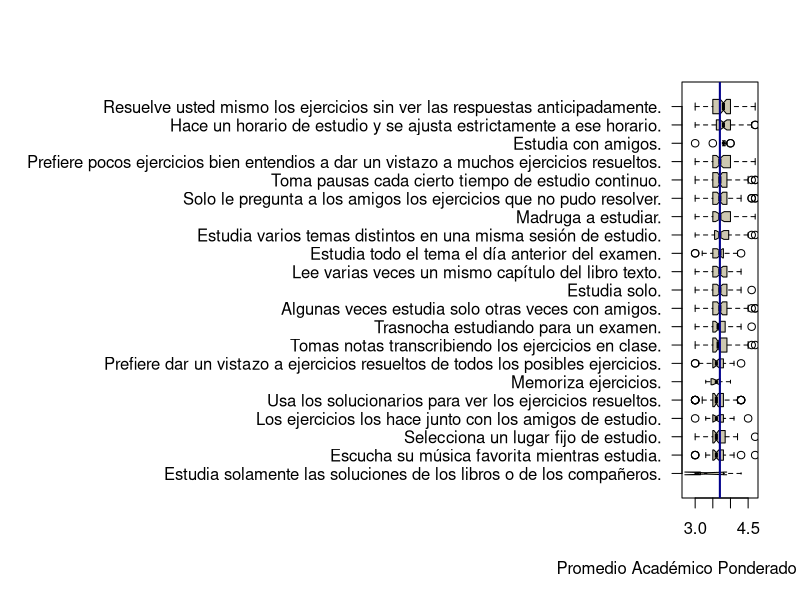
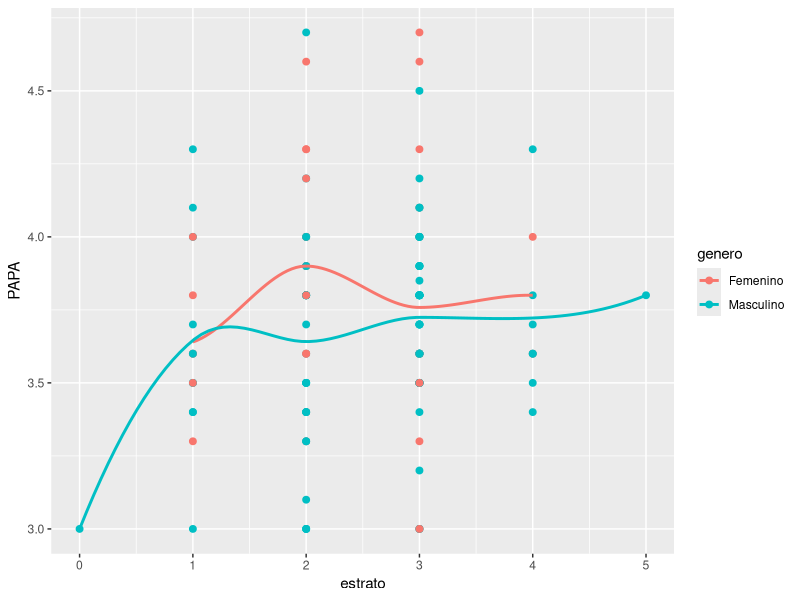
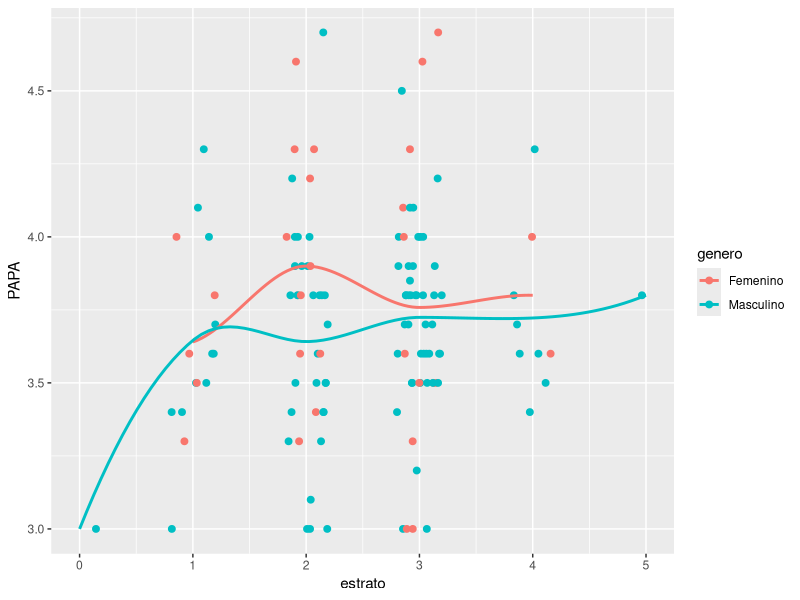

These figures' R source, in order:
## ---- chunk 1
knitr::opts_chunk$set(echo = FALSE,
                      message = FALSE,
                      warning = FALSE)
options(width = 120)
## ---- chunk 2
library(tidyverse)
## ---- chunk 3
enc_habit <- read.csv2("Encuesta_habitos.csv", 
                       encoding = "UTF-8",
                       dec = ".")
## ---- chunk 4
head(enc_habit)
## ---- chunk 5
tail(enc_habit)
## ---- chunk 6
enc_habit$fecha_nac
## ---- chunk 7
fecha_nac1 <- as.Date(enc_habit$fecha_nac, "%d/%m/%Y")
## ---- chunk 8
fecha_nac1
## ---- chunk 9
fechas_con_problemas <- subset(enc_habit, 
                               subset = is.na(fecha_nac1) | 
                                 as.integer(format(fecha_nac1, "%Y")) < 1970, 
                               select = c("consecutivo", "fecha_nac"))
fechas_con_problemas
## ---- chunk 10
fechas_con_problemas$fecha_nac_correcta <- c("05/09/1999", "08/10/1996",
                                             "06/03/2020", "01/07/1994",
                                             "01/01/2000", "07/10/2003",
                                             "17/09/1992", "12/08/2020",
                                             "12/05/1998", "21/06/1983",
                                             "12/08/2020", "28/09/1956",
                                             "09/06/1999", "10/09/2002",
                                             "20/06/1994")
## ---- chunk 11
fechas_con_problemas
## ---- chunk 12
enc_habit$fecha_nac[fechas_con_problemas$consecutivo] <- 
  fechas_con_problemas$fecha_nac_correcta
## ---- chunk 13
enc_habit$fecha_nac <- as.Date(enc_habit$fecha_nac)
summary(enc_habit)
## ---- chunk 14
enc_habit$edad <- as.numeric(as.Date("31/12/2020") - enc_habit$fecha_nac)/365.25
summary(enc_habit$edad)
## ---- chunk 15
carreras_unicas <- unique(gsub("\\.|ING[\\.|A-Z]*|EN|DE|E INF[A-Z]*", 
            "", iconv(toupper(enc_habit$carrera),to="ASCII//TRANSLIT")))
carreras_unicas <- unique(gsub("^ +| $", "",carreras_unicas))
carreras_unicas
## ---- chunk 16
enc_habit$computador_mesa <- factor(enc_habit$computador_mesa)
enc_habit$portatil <- factor(enc_habit$portatil)
## ---- chunk 17
summary(enc_habit)
## ---- chunk 18
for (i in 1:ncol(enc_habit)){
  if(is.character(enc_habit[, i])){
    enc_habit[, i] <- factor(enc_habit[, i])
  }
}
## ---- chunk 19
summary(enc_habit)
## ---- chunk 20
enc_habit_largo <-  pivot_longer(enc_habit, habito_1:habito_17,
               names_to = "num_habito",
               values_to = "habito",
               values_drop_na = TRUE)
## ---- chunk 21
head(enc_habit_largo, 20)
## ---- chunk 22
mediana_PAPA <- median(enc_habit$PAPA, na.rm = TRUE)
t1 <- tapply(enc_habit_largo$PAPA, enc_habit_largo$habito, median, na.rm = TRUE)
t1
## ---- chunk 23
t1 <- sort(t1, decreasing = FALSE)
t1
## ---- chunk 24
enc_habit_largo$habito <- factor(enc_habit_largo$habito,
                                 levels = names(t1))
## ---- chunk 25
param_ant <- par(no.readonly = TRUE)
par(mar = param_ant$mar + c(0, 30, 0, 0))
boxplot(PAPA ~ habito, data = enc_habit_largo, las = 1,
        xlab = "Promedio Académico Ponderado Acumulado", ylab = "", 
        varwidth = TRUE,
        horizontal = TRUE,
        notch = TRUE,
        cex.text = 0.7,
        col = "cornsilk3")
abline(v = mediana_PAPA, col = "darkblue", lwd = 2)
par(param_ant)
## ---- chunk 26
ggplot(enc_habit, aes(estrato, PAPA, col = genero)) +
  geom_point(size = 2) +
  geom_smooth(se = FALSE)
## ---- chunk 27
ggplot(enc_habit, aes(estrato, PAPA, col = genero)) +
  geom_jitter(size = 2, height = 0, width = 0.2) +
  geom_smooth(se = FALSE)
## ---- chunk 28
t2 <- with(enc_habit, tapply(PAPA, list(genero, estrato), mean, na.rm = TRUE))
knitr::kable(t2)
